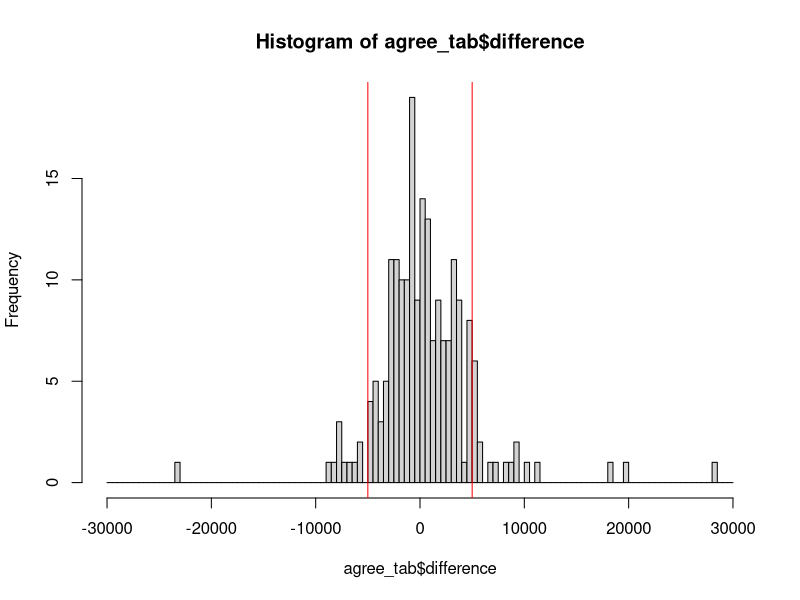

Reproduce this figure in R.
## ---- chunk 1
knitr::opts_chunk$set(echo = TRUE)
## ---- chunk 2
library(readr)
library(fastDummies)
library(dplyr)

dat <- read_csv("2010_2019_DET_w_weather.csv")
dat <- select(dat, c("DH_Game","Year", "DOW", "Away", "H_Game_number", "H_Wins","A_Wins","Game_Time","Attendance", "PRCP", "TMAX", "TMIN",WT01,WT03,WT07, WT08, WT16,WT18))

#dat <-dat[-1]
dat$DOW <- as.factor(dat$DOW)
dat$DH_Game <- as.factor(dat$DH_Game)
dat$Year <- as.factor(dat$Year)
dat$Away <- as.factor(dat$Away)
dat$Game_Time <- as.factor(dat$Game_Time)

dat <- dummy_cols(dat, select_columns = c("DOW","DH_Game","Year", "Away", "Game_Time"))
dat$DOW <- NULL
dat$DH_Game <- NULL
dat$Year <- NULL
dat$Away <- NULL
dat$Game_Time <- NULL


## 75% of the sample size
smp_size <- floor(0.75 * nrow(dat))

## set the seed to make your partition reproducible
set.seed(123)
train_ind <- sample(seq_len(nrow(dat)), size = smp_size)

train <-dat[train_ind, ]
test <- dat[-train_ind, ]

library(kernlab)
model.1 <- ksvm(Attendance ~ ., data = train,
                          kernel = "polydot", type = "eps-bsvr")

# look at basic information about the model
model.1

## Step 3: Evaluating model performance 
# predictions on testing dataset
model.1.predictions <- predict(model.1, test)
model.1.predictions <- as.integer(model.1.predictions)
#head(model.1.predictions)

# look only at agreement vs. non-agreement
# construct a vector of TRUE/FALSE indicating correct/incorrect predictions
agree_tab <- data.frame(test$Attendance, model.1.predictions)
agree_tab$difference <- agree_tab$test.Attendance - agree_tab$model.1.predictions

agree_tab$agreement <- ifelse(abs(agree_tab$difference) <= 5000, TRUE, FALSE)
prop.table(table(agree_tab$agreement))
hist(agree_tab$difference, breaks = seq(-30000,30000,500))
abline(v=5000,col="red")
abline(v=-5000,col="red")
